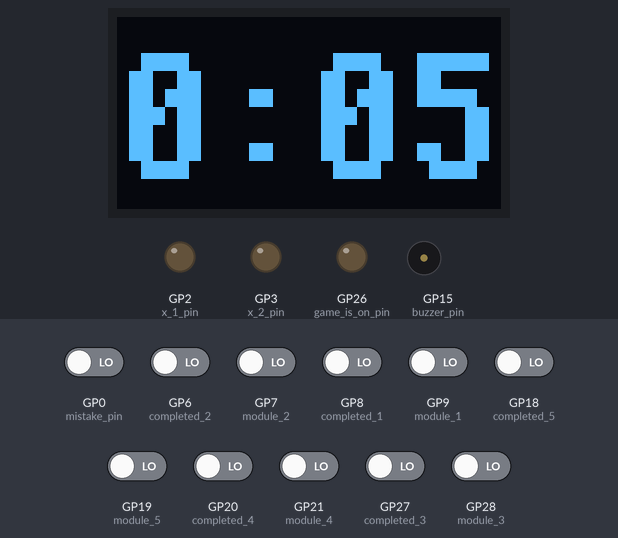
Recording of a program running on a simulated Raspberry Pi Pico running MicroPython. Shown: 128×64 one-colour display, output pins drawn as LEDs (lit = HIGH), buzzer (waves = sounding, pin HIGH). Inputs (shaded band) come from the test bench; at power-on: GP0 (mistake_pin), GP6 (completed_2), GP7 (module_2), GP8 (completed_1), GP9 (module_1), GP18 (completed_5), GP19 (module_5), GP20 (completed_4), GP21 (module_4), GP27 (completed_3), GP28 (module_3) LOW. Library files of the repository ran but are not shown: ssd1306.py; what the program prints to the serial console is not drawn.

Above: at 0.4 s.
At 5.6 s:
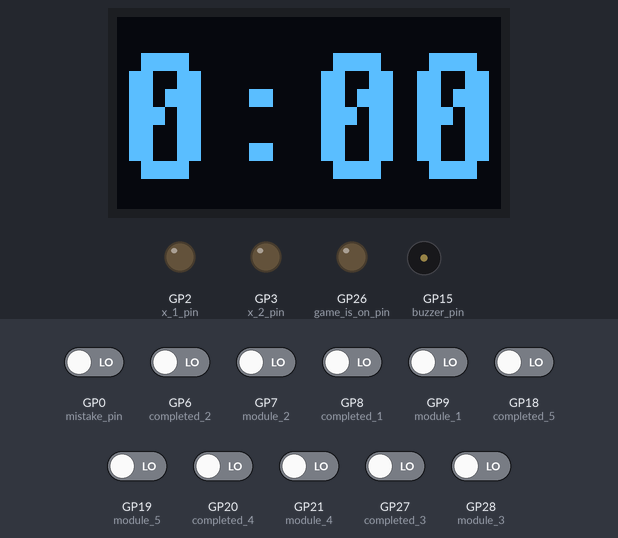
At 7.7 s:
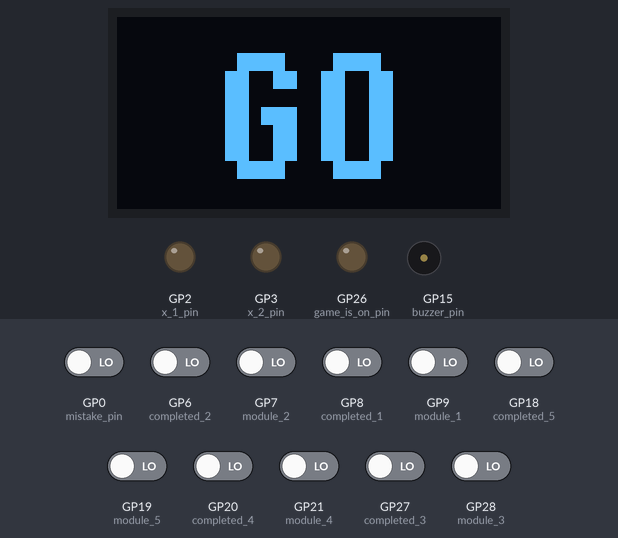
At 9.7 s:
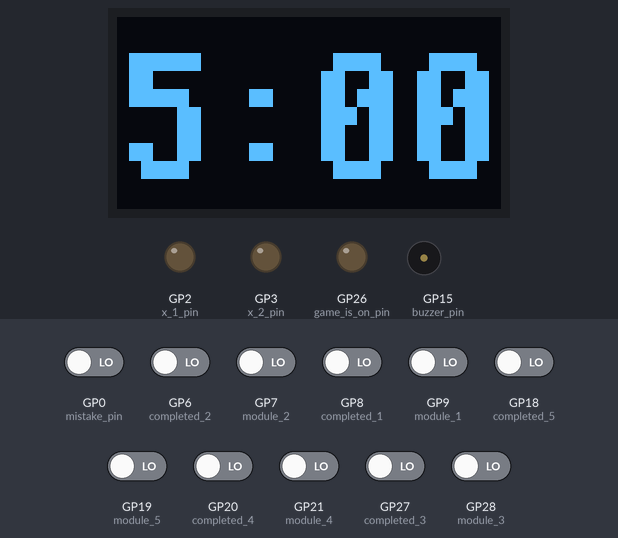
At 12.8 s:
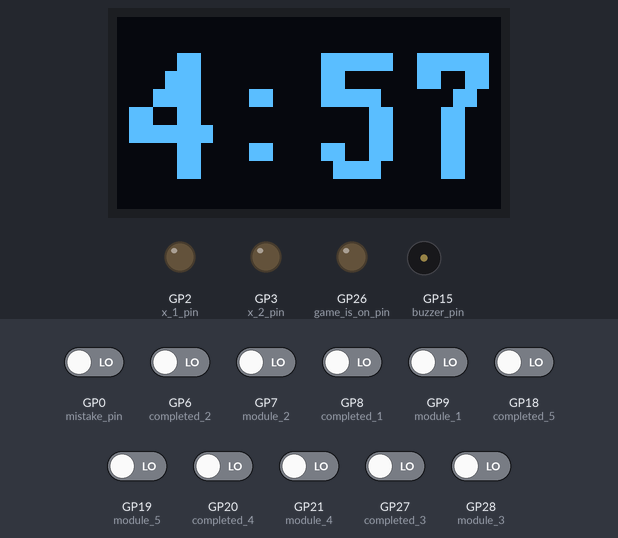
At 18.8 s:
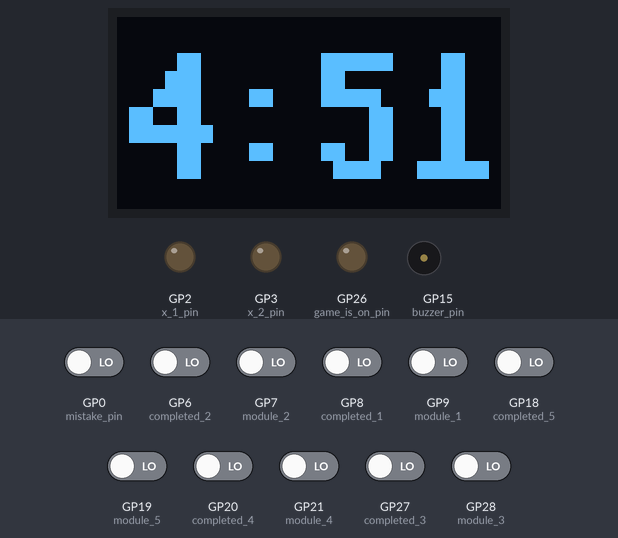

The program:

Central_Controller.py
```python
#Disclamer! BAD CODE BELOW!
# många funktioner kan säkert slås ihop för finare kod: jag orkar inte
# finns kommentarer, kan inte lova att dem förklarar saker bra nog
# if it aint broke dont fix it
#
# Något som hade kunnat förbättras som hade påverkat performance-n mycket positivt är scale funktionen, just nu itererar den en del av buffer kanvasen där man skriver in liten text, och sedan skannar den typ
# pixel för pixel och förstorar varje pixel liksom och gör bilden större, detta görs med 2 for loops som tankar performancen som Fa-an.


import machine
import framebuf
import time
import random
from machine import Pin
import utime
from ssd1306 import SSD1306_I2C

i2c = machine.I2C(sda=Pin(16), scl=Pin(17))
print(i2c.scan())


from ssd1306 import SSD1306_I2C
oled = SSD1306_I2C(128, 64, i2c)

start_game_pin = Pin(1, Pin.IN) #pin från start knappen in till controllern
game_is_on_pin = Pin(26,Pin.OUT)
mistake_pin = Pin(0, Pin.IN) #Pin in i pico som är kopplad till alla modulers "damn de fucka upp" pin
buzzer_pin = Pin(15, Pin.OUT)
x_1_pin = Pin(2, Pin.OUT) #lyser upp första misstag LED (krysset)
x_2_pin = Pin(3, Pin.OUT) #lyser upp andra

module_1 = Pin(9, Pin.IN)
module_2 = Pin(7, Pin.IN)
module_3 = Pin(28, Pin.IN) # modules siffror är definerade som om man hade läst en bok, timern är upp åt vänster, så module 1 är i mitten och upp, module 2 är höger upp, module 3 är vänster ner osv
module_4 = Pin(21, Pin.IN)
module_5 = Pin(19, Pin.IN)

completed_1 = Pin(8, Pin.IN)
completed_2 = Pin(6, Pin.IN)
completed_3 = Pin(27, Pin.IN) #Pinsen som är inkopplade till "modulen är löst!" output pinen på varje modul
completed_4 = Pin(20, Pin.IN)
completed_5 = Pin(18, Pin.IN)


module_list = [module_1, module_2, module_3, module_4, module_5] #Lista med alla moduler, kopplade och okopplade


buf = bytearray(128 * 64 // 8)                                      #skapar en kanvas för buffern basically
buffer = framebuf.FrameBuffer(buf, 128, 64, framebuf.MONO_HLSB)     #buffer där man skriver saker i och sedan gör dem sakerna större med scale()


def connected_modules():
    connected_modules_list = []
    for i in range(0,len(module_list)): #checkar vilka moduler är inkopplade och skapar en lista som representerar detta, om inkopplade moduler = 1, 3, 4, då blir listan [1,0,1,1,0]...

        if module_list[i].value() == 1:   #så kan man sen jämföra tex om bomben är klar genom att se om avklarade modul listan är samma som modul listan
            connected_modules_list.append(1)

        else:
            connected_modules_list.append(0)
    return connected_modules_list


def completed_modules():
    completed_list = [completed_1.value(), completed_2.value(), completed_3.value(), completed_4.value(), completed_5.value()] #Skapar en lista med värden 0 och 1 som man kan sen jämföra med "kopplade moduler" listan                                                                                                      # är dem samma så är bomben löst, för alla tillgängliga moduler är lösta liksom,
    return completed_list                                                                                                      #Behöver checkas hela tiden så är innuti funktionen


def solved(completed_list, connected_modules):
    if completed_list == connected_modules and connected_modules != [0,0,0,0,0]: #Jämför Klara moduler med kopplade moduler, är alla moduler som är kopplade klara? Ja -> bomben e löst
        print("Bomb is solved")
        return 1


def mistakes():
    if mistake_pin.value() == 1:  #när pico pinen kopplad till mistag pinnen på modulerna är HIGH -> Lägg till ett misstag till listan
        mistake_list.append("X")
        #LÄGG TILL BUZZER HÄR
        time.sleep(0.150)
        print(mistake_list)
    return len(mistake_list) #1, 2, 3 misstag i nummer istället för att krånga med en list


def boom(mistakes):
    if mistakes == 3: # Om 3 misstag sker ger den ut en etta
        return 0 #stänger av spelet


def scale_and_draw(x_scale,y_scale):                 #skalar och ritar sak från skärmen. med x skala och y skala som inputs, skärmen är inte kvadratisk så vill sträcka ut texten mer i y led liskom
    #x_scale = 4    #rimliga värden för timern       #vet inte hur jag ska implementera skalan in i remove lättare än så, så det får vara såhär.
    #y_scale = 6
    for y in range(2,10):
        for x in range(1,32): #konstiga värden men dem är optimerade till positionen på skärmen och prestanda, sen är prestandan ganska ass pga scale loopsen men, vet ej hur jag gör annorlunda.
            if buffer.pixel(x, y):
                oled.fill_rect(x * x_scale, y * y_scale, x_scale, y_scale, 1)
    oled.show()


def draw_buffer_minutes(m,m_x,m_y): #m = minuter, m_x är minut position på skärmen i x led, samma med m_y fast y led
        buffer.text(str(m) + ":", m_x, m_y, 1)
        scale_and_draw(4,6)


def draw_buffer_seconds(s,s_x,s_y):    #s = sekunder, resten same shit
        if s >= 10:
            buffer.text(str(s),s_x,s_y,1)
            scale_and_draw(4,6)
        elif s < 10:
            buffer.text("0" + str(s), s_x, s_y, 1)
            scale_and_draw(4,6)


def remove_from_screen(what_to_remove):                             #Om man ska byta ut sekund -> what_to_remove = 1. Om minut -> 0. När minuten minskar så behöver man ersätta minuten och sekunderna, så båda ska bort. Om bara sekund, aaa du.
                                                                    #Hela funktionen är egentligen bypass så att man inte behöver använda sig av scale, den drar ned prestandan som faan.
    if what_to_remove == 0: #Om minuten och sekunden ska bytas ut
        oled.fill_rect(0, 0, 30, 64, 0) # tar bort minuten,
        oled.fill_rect(60, 0, 128, 64, 0) # tar bort minuten,
        buffer.fill(0)
        oled.show()

    elif what_to_remove == 1: #Om bara sekunden ska bytas ut
        oled.fill_rect(60, 0, 128, 64, 0) # tar bort minuten,
        buffer.fill(0)
        oled.show()

    elif what_to_remove == 2: #hela skärmen
        oled.fill_rect(0, 0, 128, 64, 0) # tar bort allt
        buffer.fill(0)
        oled.show()


def tid(m, s, start_tid, game, delay_compensation, misstag):            #minuter och sekunder som input, game är "är spelet igång", blir game 0 => "basically" game over. Om game = 2: spelet startar
    s_x_placement = 16               #                                  #varje misstag gör så att tiden går fortare
    s_y_placement = 2                #                                  #Delay_compensation För att countra problemet med att det blir typ 70 ms för mycket varje gång en "sekund" går. Den tickar över liksom och blir till 1070ms då den räknar sekunden
    m_x_placement = 0                #                                  #utan den blir bombens 5 minuter = 6m  fucked upp, jävla scale funktion asså. Och endå blir bombens 5 minuter = 5 min 5 sec nu även efter kompenseringen, blir ej bättre än så
    m_y_placement = s_y_placement    #timer placeringen, rör ej

    if game == 1: #när spelet är på
        passerad_tid = utime.ticks_ms()
        runtime = utime.ticks_diff(passerad_tid,start_tid) #tiden går 1% fortare med varje misstag
        print(runtime)
        time_modifier = 1000 * (1 - 0.17*misstag)          #gör så att tiden går 8% fortare med varje misstag så totalt 16% max, kan tweakas sen

        if m != 0 and s !=0:
            draw_buffer_minutes(m,m_x_placement,m_y_placement)      #ritar minut och
            draw_buffer_seconds(s,s_x_placement,s_y_placement)      #sekund i buffern och ritar det på skärmen skalad
            if runtime >= time_modifier:
                start_tid = utime.ticks_ms() - delay_compensation
                remove_from_screen(1)   #tar bort förra sekunden från skärmen så att ny sekund kan ritas, rensar också buffern av samma skäl
                s = s - 1
            return m,s,start_tid,game


        elif m != 0 and s == 0:
            draw_buffer_minutes(m,m_x_placement,m_y_placement)
            draw_buffer_seconds(s,s_x_placement,s_y_placement)

            if runtime >= time_modifier:
                start_tid = utime.ticks_ms() - delay_compensation
                remove_from_screen(0) #tar bort både minuten och sekunden från skärmen så ny tid kan ritas
                s = 59
                m = m - 1
            return m,s,start_tid,game


        elif m == 0 and s != 0:
            draw_buffer_minutes(m,m_x_placement,m_y_placement)      #ritar minut och
            draw_buffer_seconds(s,s_x_placement,s_y_placement)      #sekund i buffern och ritar det på skärmen skalad
            if runtime >= time_modifier:
                start_tid = utime.ticks_ms() - delay_compensation
                remove_from_screen(1)   #tar bort förra sekunden från skärmen så att ny sekund kan ritas, rensar också buffern av samma skäl
                s = s - 1
            return m,s,start_tid,game


        elif m == 0 and s == 0:
            game = 0
            oled.fill(0)
            buffer.text("BOOM", m_x_placement, m_y_placement, 1)
            scale_and_draw(4,6)
            return m,s,start_tid,game

    elif game == 0: #när man vinner eller torskar
        return m,s,start_tid,game


    elif game == 2: #händer bara en gång, då man startar spelet
        passerad_tid = utime.ticks_ms()
        runtime = utime.ticks_diff(passerad_tid,start_tid)

        draw_buffer_minutes(m,m_x_placement,m_y_placement)      #ritar minut och
        draw_buffer_seconds(s,s_x_placement,s_y_placement)      #sekund i buffern och ritar det på skärmen skalad
        if runtime >= 1000 and s != 0:
            start_tid = utime.ticks_ms() - delay_compensation
            remove_from_screen(1)   #tar bort förra sekunden från skärmen så att ny sekund kan ritas, rensar också buffern av samma skäl
            s = s - 1
            return m,s,start_tid,game

        elif runtime >= 1000 and s == 0:
            draw_buffer_minutes(0,m_x_placement,m_y_placement)
            draw_buffer_seconds(0,s_x_placement,s_y_placement)
            game = 0
            return m,s,start_tid,game

        else:
            return m,s,start_tid,game


def main(minuter, sekunder, delay_compensation):
    game = 1 #startar spelet
    start_tid = utime.ticks_ms() - delay_compensation

    while game == 1:
        antal_misstag = mistakes()


        if solved(completed_modules(), connected_modules()) == 1:
            game = 0
            tiden = tid(minuter,sekunder,start_tid,game,delay_compensation,antal_misstag) #tiden är en tuple (m,s,start_tid,game) vi behöver bara minuter och sekunder

            #lägg till buzzer här

            while start_game_pin.value() == 0 and game == 0:
                draw_buffer_minutes(tiden[0],0,3)   #type: ignore
                draw_buffer_seconds(tiden[1],16,3)  #type: ignore
                time.sleep(0.8)

                remove_from_screen(2)

                print("solved test type shi") #lägga till något som händer då man löser bomben?
                time.sleep(0.8)


        elif antal_misstag == 3:
            game = 0
            oled.fill(0)
            buffer.fill(0) #HÄÄÄÄÄÄÄÄÄÄÄÄÄÄÄÄÄÄÄÄÄÄÄÄÄÄÄÄÄÄR remove_from_screen(2)
            oled.show()
            print("boom") #----
            buffer.text("BOOM",-1,3,1)
            scale_and_draw(4,6)


        else:
            tiden = tid(minuter,sekunder,start_tid,game,delay_compensation,antal_misstag)
            minuter = tiden[0] #type: ignore
            sekunder = tiden[1] #type: ignore
            start_tid = tiden[2] #type: ignore      #den gillar inte att jag lägger in "tomma" värden för dem är tomma tills koden körs? tror jag iaf, går att ignorera verkar de som
            game = tiden[3] #type: ignore


print(connected_modules())

while True:
    time.sleep(0.03)
    print("game is on?")
    if True: #start_game_pin.value() == 1:

        mistake_list = [] #sätter misstag = 0
        prep_time = 5
        minuter = 0
        preparation = 2     #säts in som game variabel i tid(). måste vara 2 för här vill vi att tiden går ned till 0 för att sedan starta spelet. medans under game = 1, när minuter och sekunder blir = 0: boom

        remove_from_screen(2)
        time.sleep(0.2)
        start_tid = utime.ticks_ms()

        while preparation == 2:
            tiden = tid(minuter, prep_time,start_tid,preparation,70,0)
            minuter = tiden[0] #type: ignore
            prep_time = tiden[1] #type: ignore
            start_tid = tiden[2] #type: ignore
            preparation = tiden[3] #type: ignore                  #efter preptidem går till 0 sätter spel till 0 för att sluta loopa tid funktionen: startar main (spelet), där säts game till 1 endå

        remove_from_screen(2)
        time.sleep(1)
        buffer.text("GO",8,2,1)
        scale_and_draw(4,6)
        time.sleep(2)
        remove_from_screen(2)

        main(5,0,71) #minuter, sekunder, delay comp (ändra ej)
```

Measured:
- what the display in image 0 shows lasts 1.1 s, from 0.3 s to 1.4 s
- what the display in image 1 shows lasts 1.0 s, from 5.6 s to 6.6 s
- what the display in image 2 shows lasts 2.1 s, from 7.6 s to 9.7 s
